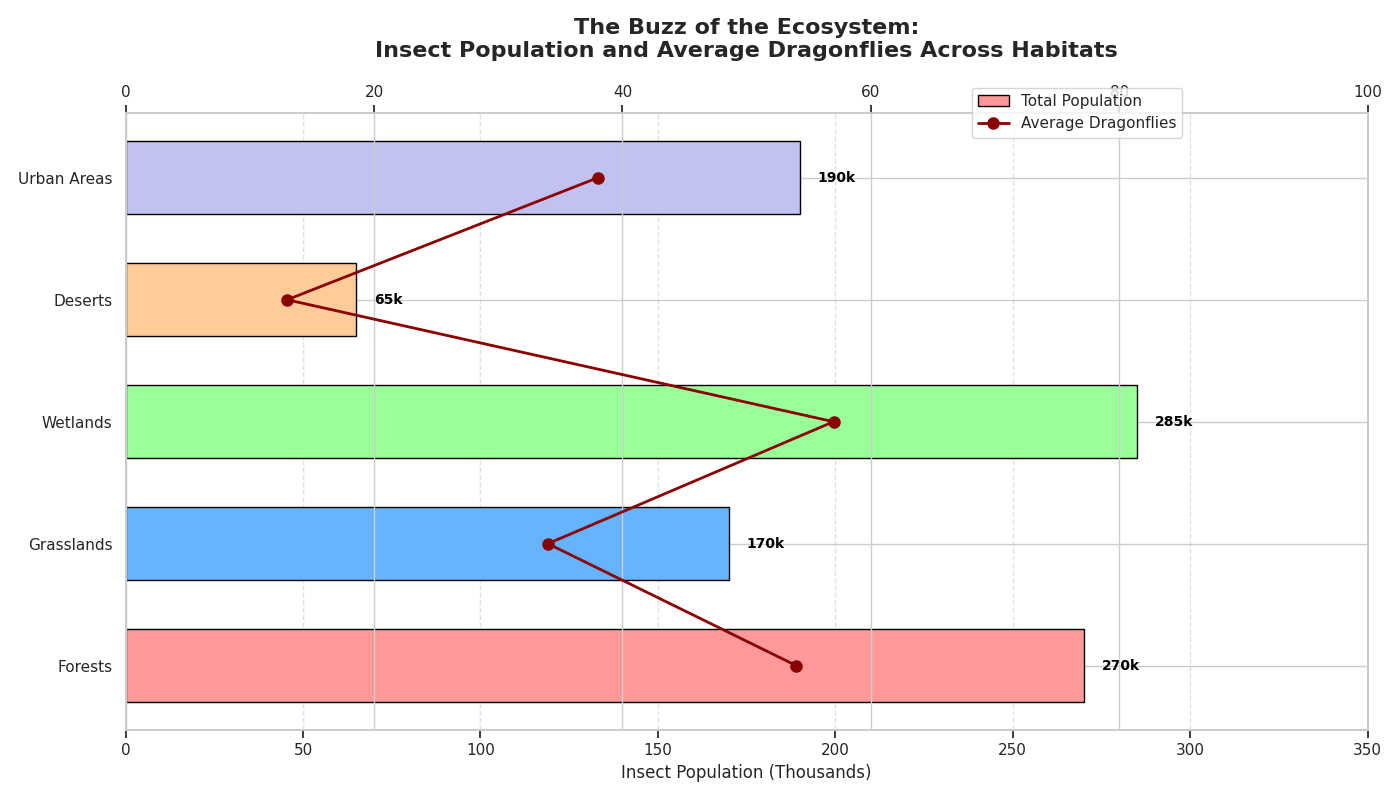

The script that drew this image:
import matplotlib.pyplot as plt
import numpy as np

# Define habitats and insect types
habitats = ['Forests', 'Grasslands', 'Wetlands', 'Deserts', 'Urban Areas']
insect_types = ['Beetles', 'Butterflies', 'Bees', 'Ants', 'Dragonflies']

# Number of insects (in thousands) in each habitat
population_data = np.array([
    [150, 50, 40, 10, 20],  # Forests
    [70, 60, 25, 5, 10],    # Grasslands
    [90, 70, 80, 15, 30],   # Wetlands
    [15, 7, 3, 35, 5],      # Deserts
    [50, 30, 60, 30, 20]    # Urban Areas
])

# Calculate total populations for each habitat
total_populations = np.sum(population_data, axis=1)

# Calculate the average number of Dragonflies across habitats
dragonfly_data = population_data[:, -1]  # Last column: Dragonflies
average_dragonflies = np.mean(population_data, axis=1)

# Create plot
fig, ax1 = plt.subplots(figsize=(14, 8))

# New colors for bar chart
new_colors = ['#ff9999', '#66b3ff', '#99ff99', '#ffcc99', '#c2c2f0']

# Create horizontal bar chart
bars = ax1.barh(habitats, total_populations, color=new_colors, edgecolor='black', height=0.6, label='Total Population')

# Add data labels to each bar
for bar in bars:
    ax1.text(bar.get_width() + 5, bar.get_y() + bar.get_height() / 2,
             f'{int(bar.get_width())}k', va='center', fontsize=10, fontweight='bold', color='black')

# Customize x-axis
ax1.set_xlabel("Insect Population (Thousands)", fontsize=12)
ax1.xaxis.grid(True, linestyle='--', alpha=0.6)
ax1.set_xlim(0, 350)

# Create a secondary y-axis for the overlay line plot
ax2 = ax1.twiny()

# Add a line plot for the average Dragonflies
ax2.plot(average_dragonflies, habitats, color='darkred', marker='o', linestyle='-', linewidth=2, markersize=8, label='Average Dragonflies')
ax2.set_xlim(0, 100)

# Add a legend
fig.legend(loc='upper right', bbox_to_anchor=(0.85, 0.9))

# Set titles and labels
ax1.set_title("The Buzz of the Ecosystem:\nInsect Population and Average Dragonflies Across Habitats",
              fontsize=16, fontweight='bold', pad=20)

# Adjust layout to prevent overlapping
plt.tight_layout()

# Display the plot
plt.show()
